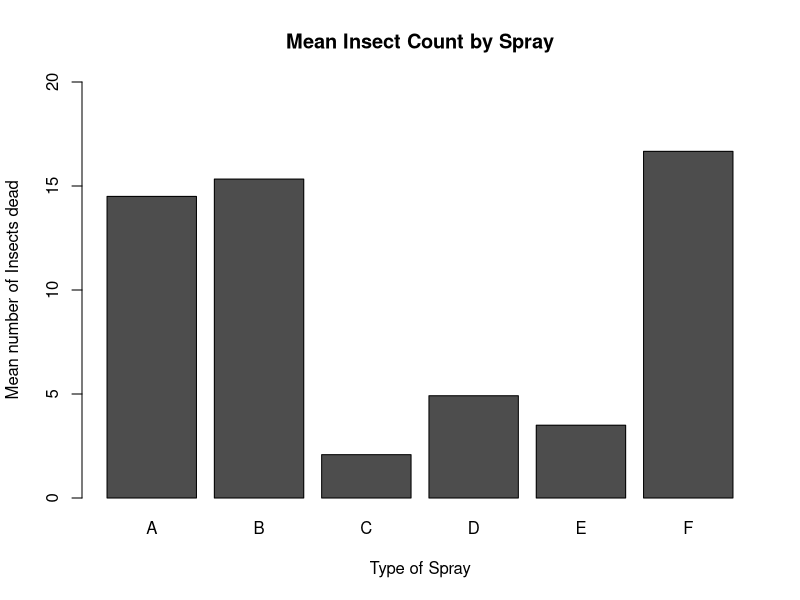

Write R code to recreate this figure.
# Creating bar charts of group means
sprays <- InsectSprays
sprays
means <- aggregate(sprays$count ~ sprays$spray , FUN = mean)
tranmeans.data <- t(means[-1])
colnames(tranmeans.data) <- means[,1]
barplot(tranmeans.data, ylim = c(0,20), main = "Mean Insect Count by Spray", xlab = "Type of Spray", ylab ="Mean number of Insects dead")
